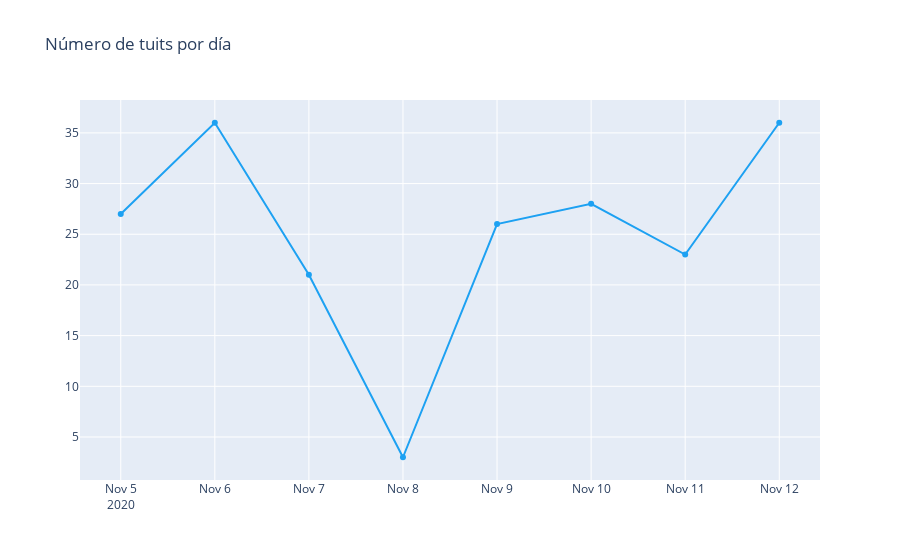

Source (notebook cell):
### Code cell
trace = go.Scatter(x=temp.fecha.values,
                   y=temp.cnt.values,
                   text=[f"Fecha: {f}<br>Tuits: {c}" for f,c in zip(temp.fecha.values,temp.cnt.values)],
                   hoverinfo='text',
                   mode='lines+markers',
                   name='Días',
                   line={'color':'#1DA1F2'})

layout = go.Layout(title='Número de tuits por día')

fig = go.Figure(data=[trace], layout=layout)
iplot(fig)

### Figure 1 — Plotly figure (JSON) as saved in the notebook; plotly's stock layout.template omitted (floating-point values rounded to 4 significant figures)
{"data": [{"hoverinfo": "text", "line": {"color": "#1DA1F2"}, "mode": "lines+markers", "name": "Días", "text": ["Fecha: 2020-11-05<br>Tuits: 27", "Fecha: 2020-11-06<br>Tuits: 36", "Fecha: 2020-11-07<br>Tuits: 21", "Fecha: 2020-11-08<br>Tuits: 3", "Fecha: 2020-11-09<br>Tuits: 26", "Fecha: 2020-11-10<br>Tuits: 28", "Fecha: 2020-11-11<br>Tuits: 23", "Fecha: 2020-11-12<br>Tuits: 36"], "type": "scatter", "x": ["2020-11-05", "2020-11-06", "2020-11-07", "2020-11-08", "2020-11-09", "2020-11-10", "2020-11-11", "2020-11-12"], "y": [27, 36, 21, 3, 26, 28, 23, 36]}], "layout": {"title": {"text": "Número de tuits por día"}}}
